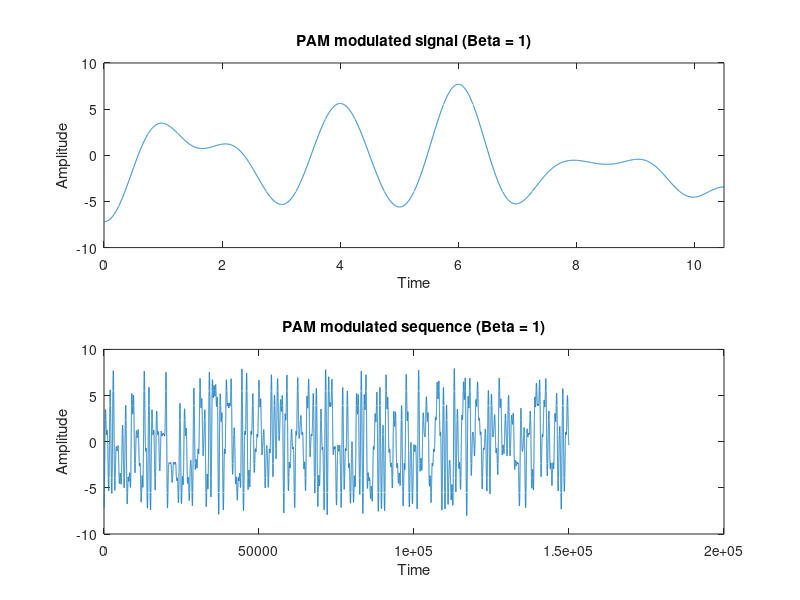
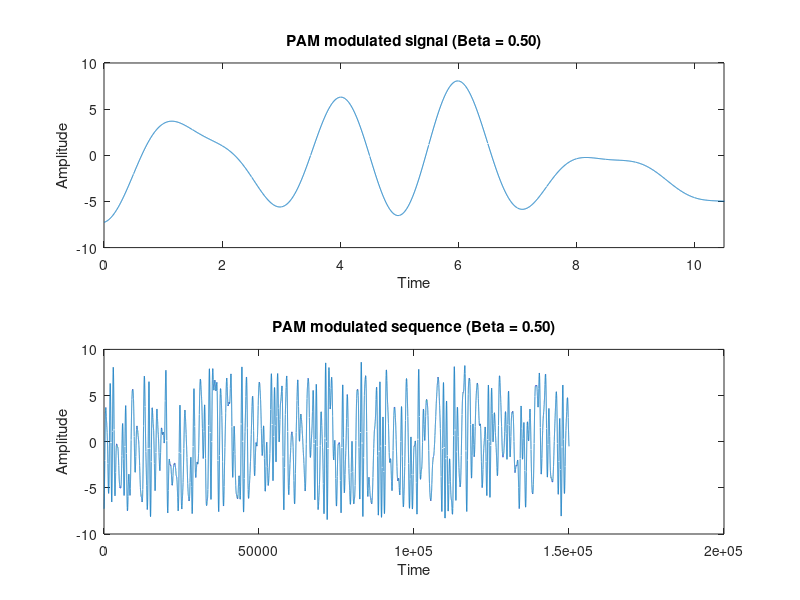
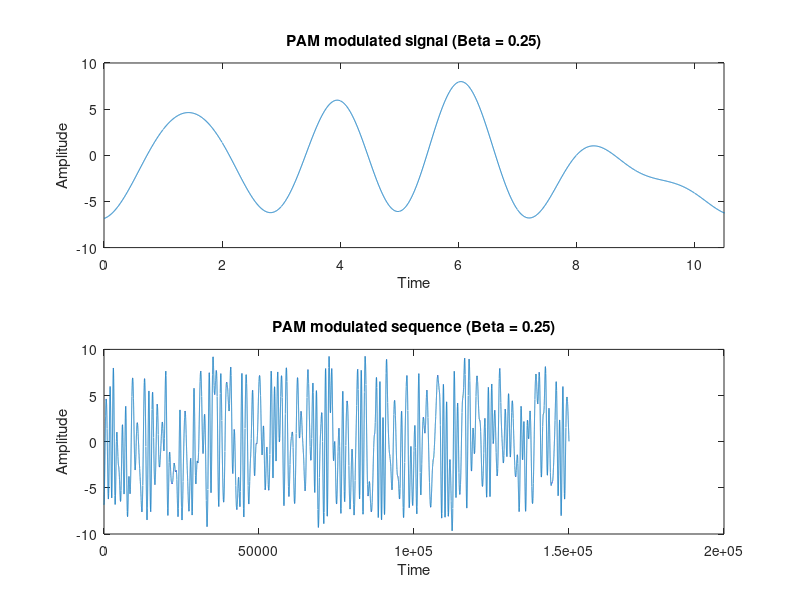
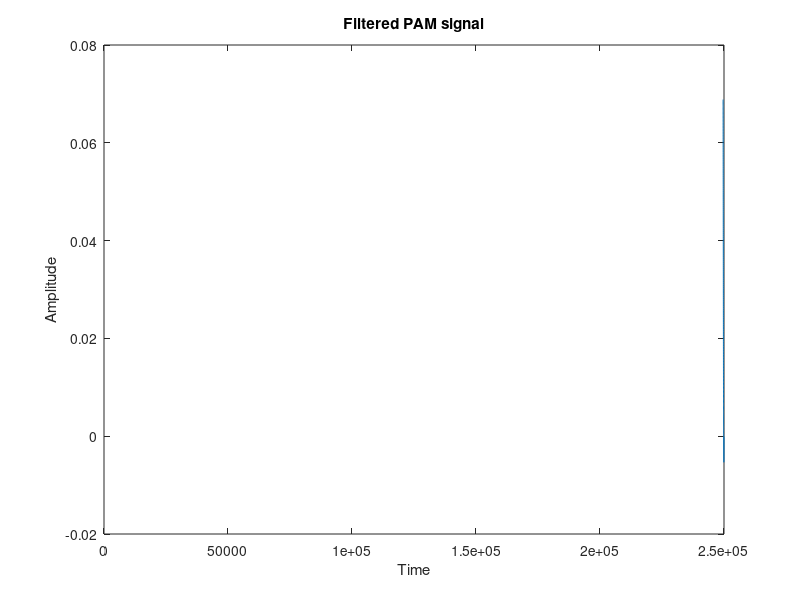

Write the MATLAB code that produced these figures, in order. (Note: this script raises an error after producing the figures.)
%------------------------------------------------
% q1
%------------------------------------------------
%a) generates a double polarity random sequence with length 300 for 3
%bits/symbol. Therefore, the it can take 8 different amplitude values such
%as -7, -5, -3, -1, 1, 3, 5, 7

length = 300;

random_sequence = randi([1 8],length, 1);

%since I could not randomly generate integers from -7 to 7 with an
%incremenet of 2, I generated integers from 1 to 8 and assigned the extra
%values to the negative ones

for i = 1:length
    if random_sequence(i) == 2
        random_sequence(i) = -1;
        
    elseif random_sequence(i) == 4
          random_sequence(i) = -3;  
          
    elseif random_sequence(i) == 6  
          random_sequence(i) = -5;
    elseif random_sequence(i) == 8
           random_sequence(i) = -7;
    end
    
end

%b)

%chooses Ts, fs and beta
Ts = 1;
fs = 500;
beta = 1;
%creates the time interval
t = 0:1/fs:length;
t1 = linspace(-10,10,100000);
root_raised_cosine = 1/Ts*((sin(pi*t1*(1-beta)/Ts)+(4*beta*t1)/Ts.*cos(((1+beta)*pi*t1)/Ts))./(((pi*t1)/Ts).*(1-((4*beta*t1)/Ts).^2)));
A = max(root_raised_cosine);


%PAM modulates the signal with root raised cosine function

pam = 0;

for i=1:length
   
    pam = pam + random_sequence(i)* (1/Ts*((sin(pi*(t-(i-1))*(1-beta)/Ts)+(4*beta*(t-(i-1)))/Ts.*cos(((1+beta)*pi*(t-(i-1)))/Ts))./(((pi*(t-(i-1)))/Ts).*(1-((4*beta*(t-(i-1)))/Ts).^2))))/A;
    
end

subplot(2,1,1);
plot(t, pam);
xlabel('Time');
xlim([0 10.5]);
ylabel('Amplitude');
title('PAM modulated signal (Beta = 1)');

subplot(2,1,2);
plot(pam);
xlabel('Time');
ylabel('Amplitude');
title('PAM modulated sequence (Beta = 1)');

%c

%in order to filter the PAM signal, I filtered it with the same pulse which
%is the root raised cosine function. Therefore I took the convolution of
%them

normalized_root_raised_cosine = root_raised_cosine/A;

filtered_pam = conv(pam, normalized_root_raised_cosine);

%plots the filtered signal
figure;
plot(filtered_pam);
xlabel('Time');
ylabel('Amplitude');
title('Filtered PAM signal');

%------------------------------------------------
% q2
%------------------------------------------------

%for beta = 0.50
beta1 = 0.50;
%creates the time interval
root_raised_cosine1 = 1/Ts*((sin(pi*t1*(1-beta1)/Ts)+(4*beta1*t1)/Ts.*cos(((1+beta1)*pi*t1)/Ts))./(((pi*t1)/Ts).*(1-((4*beta1*t1)/Ts).^2)));
A1 = max(root_raised_cosine1);


%PAM modulates the signal with root raised cosine function

pam1 = 0;

for i=1:length
   
    pam1 = pam1 + random_sequence(i)* (1/Ts*((sin(pi*(t-(i-1))*(1-beta1)/Ts)+(4*beta1*(t-(i-1)))/Ts.*cos(((1+beta1)*pi*(t-(i-1)))/Ts))./(((pi*(t-(i-1)))/Ts).*(1-((4*beta1*(t-(i-1)))/Ts).^2))))/A1;
    
end

subplot(2,1,1);
plot(t, pam1);
xlabel('Time');
xlim([0 10.5]);
ylabel('Amplitude');
title('PAM modulated signal (Beta = 0.50)');

subplot(2,1,2);
plot(pam1);
xlabel('Time');
ylabel('Amplitude');
title('PAM modulated sequence (Beta = 0.50)');

normalized_root_raised_cosine1 = root_raised_cosine1/A1;

filtered_pam1 = conv(pam, normalized_root_raised_cosine1);

%plots the filtered signal
figure;
plot(filtered_pam1);
xlabel('Time');
ylabel('Amplitude');
title('Filtered PAM signal');

%for beta = 0.25

beta2 = 0.25;
%creates the time interval
root_raised_cosine2 = 1/Ts*((sin(pi*t1*(1-beta2)/Ts)+(4*beta2*t1)/Ts.*cos(((1+beta2)*pi*t1)/Ts))./(((pi*t1)/Ts).*(1-((4*beta2*t1)/Ts).^2)));
A2 = max(root_raised_cosine2);


%PAM modulates the signal with root raised cosine function

pam2 = 0;

for i=1:length
   
    pam2 = pam2 + random_sequence(i)* (1/Ts*((sin(pi*(t-(i-1))*(1-beta2)/Ts)+(4*beta2*(t-(i-1)))/Ts.*cos(((1+beta2)*pi*(t-(i-1)))/Ts))./(((pi*(t-(i-1)))/Ts).*(1-((4*beta2*(t-(i-1)))/Ts).^2))))/A2;
    
end

subplot(2,1,1);
plot(t, pam2);
xlabel('Time');
xlim([0 10.5]);
ylabel('Amplitude');
title('PAM modulated signal (Beta = 0.25)');

subplot(2,1,2);
plot(pam2);
xlabel('Time');
ylabel('Amplitude');
title('PAM modulated sequence (Beta = 0.25)');

normalized_root_raised_cosine2 = root_raised_cosine2/A2;

filtered_pam2 = conv(pam, normalized_root_raised_cosine2);

%plots the filtered signal
figure;
plot(filtered_pam2);
xlabel('Time');
ylabel('Amplitude');
title('Filtered PAM signal');

%------------------------------------------------
% q3
%------------------------------------------------

root_raised_cosine_noisy = awgn(root_raised_cosine_noisy, 15, 'measured');


